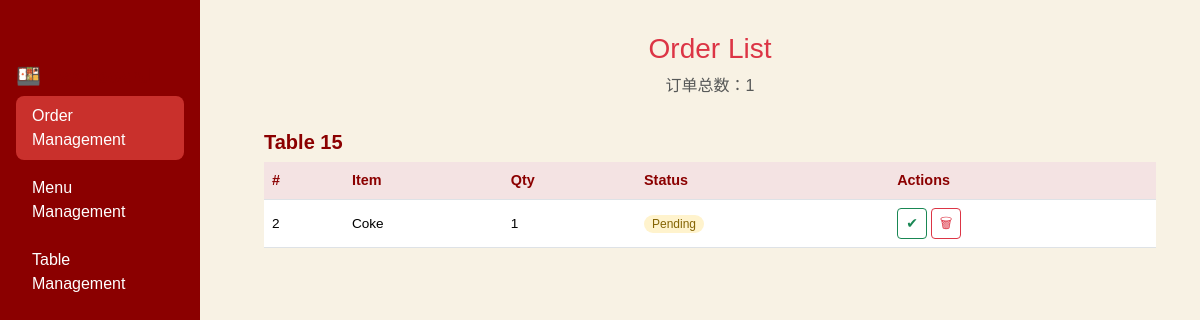
The page /dashboard/ (signed in) on the database as committed earlier.
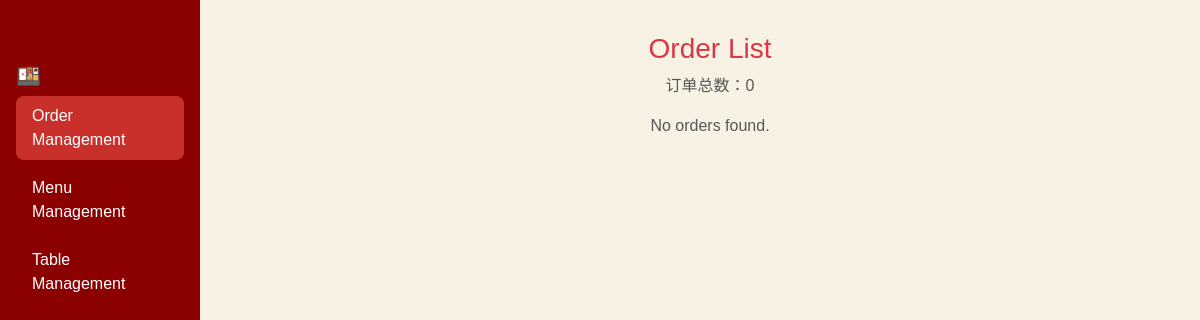
The same page on the database as committed later.
### core/models.py (models this page shows, shortened)
class Table(models.Model):
    table_number = models.CharField(max_length=10)
    business = models.ForeignKey(Business, on_delete=models.CASCADE, related_name='tables')
    is_active = models.BooleanField(default=True)
    qr_code_image = models.ImageField(upload_to='qr_codes/', blank=True, null=True)
    class Meta:
        unique_together = ('table_number', 'business')

class Order(models.Model):
    class OrderStatus(models.TextChoices):
        PENDING = 'pending', 'Pending'
        MAKING = 'making', 'Making'
        DONE = 'done', 'Done'
        CANCELLED = 'cancelled', 'Cancelled'
    table = models.ForeignKey('Table', on_delete=models.CASCADE, related_name='orders')
    order_status = models.CharField(max_length=10, choices=OrderStatus.choices, default=OrderStatus.PENDING)
    created_time = models.DateTimeField(auto_now_add=True)
    total_price = models.DecimalField(max_digits=10, decimal_places=2)
    business = models.ForeignKey('Business', on_delete=models.CASCADE, related_name='orders')

class OrderDetail(models.Model):
    item = models.ForeignKey('Food', on_delete=models.CASCADE, related_name='order_details')
    order = models.ForeignKey('Order', on_delete=models.CASCADE, related_name='order_details')
    amount = models.PositiveIntegerField()
    unit_price = models.DecimalField(max_digits=10, decimal_places=2)
    class Meta:
        unique_together = ('item', 'order')

class Food(models.Model):
    item = models.CharField(max_length=64)
    price = models.DecimalField(max_digits=10, decimal_places=2)
    description = models.TextField(blank=True, null=True)
    image = models.ImageField(upload_to='food_images/', blank=True, null=True)
    category = models.ForeignKey('Category', on_delete=models.CASCADE, related_name='foods')
    is_active = models.BooleanField(default=True)
    class Meta:
        unique_together = ('item', 'category')

### core/views.py (the view)
# urls.py: path('dashboard/', dashboard_view, name='dashboard'),
@login_required
def dashboard_view(request):
    if request.user.is_staff:
        return redirect('/admin/')
    business = get_object_or_404(Business, user=request.user)
    food_items = Food.objects.filter(category__business=business)
    orders = Order.objects.filter(business=business).prefetch_related('order_details__item', 'table')
    return render(request, 'dashboard/dashboard.html', {
        'food_items': food_items,
        'business': business,
        'orders': orders
    })

### templates/dashboard/dashboard.html (shortened to what this page needs)
<!DOCTYPE html>
<html lang="en">
{% load static %}
<head>
  <link href="https://cdn.jsdelivr.net/npm/bootstrap@5.3.3/dist/css/bootstrap.min.css" rel="stylesheet">
</head>
<body>
<div class="sidebar">
  <h5>🍱 Dashboard</h5>
  <a href="{% url 'dashboard' %}" class="{% if request.path == '/dashboard/' %}active{% endif %}">Order Management</a>
  <a href="{% url 'menu_management' %}" class="{% if request.path == '/dashboard/menu/' %}active{% endif %}">Menu Management</a>
   <a href="{% url 'table_management' %}" class="{% if request.path == '/dashboard/tables/' %}active{% endif %}">Table Management</a>
</div>
<div class="main-content">
  <div class="container">
    <h3 class="text-center text-danger">Order List</h3>
    <p class="text-center text-muted">订单总数：{{ orders|length }}</p>
    {% regroup orders by table as order_groups %}
    {% for group in order_groups %}
      <h5>Table {{ group.grouper.table_number }}</h5>
      <table class="table order-table">
        <thead>
          <tr>
            <th>#</th>
            <th>Item</th>
            <th>Qty</th>
            <th>Status</th>
            <th>Actions</th>
          </tr>
        </thead>
        <tbody>
          {% for order in group.list %}
            {% for detail in order.order_details.all %}
              <tr>
                <td>{{ order.id }}</td>
                <td>{{ detail.item.item }}</td>
                <td>{{ detail.amount }}</td>
                <td>
                  <span class="status-badge {% if order.order_status == 'done' %}status-paid{% else %}status-processing{% endif %}">
                    {{ order.get_order_status_display }}
                  </span>
                </td>
                <td>
                  <form method="post" action="{% url 'mark_order_done' order.id %}" style="display:inline;">
                    <button class="btn btn-outline-success btn-sm">✔</button>
                  </form>
                  <form method="post" action="{% url 'delete_order' order.id %}" style="display:inline;">
                    <button class="btn btn-outline-danger btn-sm">🗑</button>
                  </form>
                </td>
              </tr>
            {% endfor %}
          {% endfor %}
        </tbody>
      </table>
    {% empty %}
      <p class="text-muted text-center">No orders found.</p>
    {% endfor %}
  </div>
</div>
</body>
</html>

Rows that differ between the two databases and show on the page:
removed Table: grouper.table_number "15"
removed Order: id "2", order_status "Pending"
removed OrderDetail: item.item "Coke", amount "1"
Other text that changed with them:
{{ orders|length }}: "1" → "0"
text now shown: "No orders found."
